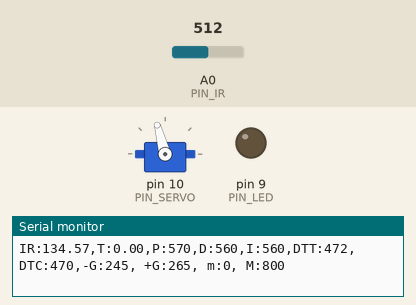
This sketch was run on a simulated Arduino Uno, built with avr-gcc and run on an emulated ATmega328P. On the bench: servo, output pins drawn as LEDs (lit = HIGH), the last lines printed to the serial monitor. Inputs (shaded band) come from the test bench; at power-on: A0 (PIN_IR) = 512.

Above: at 1.25 s.
1.3 s: A0 (PIN_IR) set to 716
At 2.4 s:
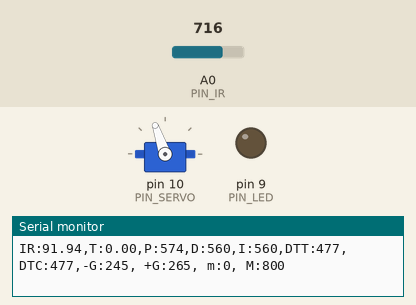
2.8 s: A0 (PIN_IR) set to 122
4.8 s: A0 (PIN_IR) set to 90
At 4.97 s:
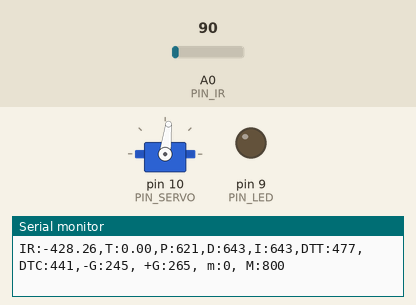
Timing chart, 0 to 7.8 s (numbered marks = the images above; inputs shaded):
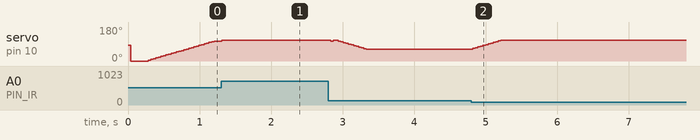

The sketch:

28P14.ino
```cpp
#include <Servo.h>

/////////////////////////////
// Configurable parameters //
/////////////////////////////

// Arduino pin assignment
#define PIN_LED 9
#define PIN_SERVO 10
#define PIN_IR A0

// Framework setting
#define _DIST_TARGET 255
#define _DIST_MIN 100
#define _DIST_MAX 410

// Distance sensor
#define _DIST_ALPHA 0.3

// Servo range
#define _DUTY_MIN 1050
#define _DUTY_NEU 1400
#define _DUTY_MAX 1670

// Servo speed control
#define _SERVO_ANGLE 30
#define _SERVO_SPEED 100

// Event periods
#define _INTERVAL_DIST 20
#define _INTERVAL_SERVO 20
#define _INTERVAL_SERIAL 100

// PID parameters
#define _KP 1.8
#define _KD 40
#define _KI 0.1
#define _ITERM_MAX 30.0;


//////////////////////
// global variables //
//////////////////////

float dist_min, dist_max, dist_raw, dist_cali;
// Servo instance
Servo myservo;

//filter
#define DELAY_MICROS  1500
#define LENGTH 30
#define Horizontal_Angle 2160
#define Max_Variable_Angle 100

//ema
float ema_dist = 0;
#define EMA_ALPHA 0.8

int correction_dist, iter;
float dist_list[LENGTH], sum, dist_ema, alpha;

// Distance sensor
float dist_target; // location to send the ball

// global variables
const float coE[] = {-0.0000059, 0.0029759, 0.7501393, 42.6618993};

// Event periods
unsigned long last_sampling_time_dist, last_sampling_time_servo, last_sampling_time_serial;
bool event_dist, event_servo, event_serial;

// Servo speed control
int duty_chg_per_interval;
int duty_target, duty_curr;

// PID variables
float error_curr, error_prev, control, pterm, dterm, iterm;

float filtered_dist;
float samples_num = 3;

void setup() {
  // initialize GPIO pins for LED and attach servo
  pinMode(PIN_LED,OUTPUT);
  myservo.attach(PIN_SERVO);
  correction_dist = 0;
  error_prev = 0;
  iter = 0; sum = 0;
  alpha = _DIST_ALPHA;

  // initialize global variables
  dist_min = _DIST_MIN;
  dist_max = _DIST_MAX;
  dist_target, duty_curr = _DIST_TARGET;
  last_sampling_time_dist = last_sampling_time_servo = last_sampling_time_serial = 0;
  event_dist = event_servo = event_serial = false;

  // move servo to neutral position
  myservo.writeMicroseconds(_DUTY_NEU);

  // initialize serial port
  Serial.begin(57600);

  // convert angle speed into duty change per interval.
  duty_chg_per_interval = (_DUTY_MAX - _DUTY_MIN) * ((float)_SERVO_SPEED / _SERVO_ANGLE) * ((float)_INTERVAL_SERVO / 1000);
}

void loop() {
/////////////////////
// Event generator //
/////////////////////
  unsigned long time_curr = millis();
  if(time_curr >= last_sampling_time_dist + _INTERVAL_DIST) {
        last_sampling_time_dist += _INTERVAL_DIST;
        event_dist = true;
  }
  if(time_curr >= last_sampling_time_servo + _INTERVAL_SERVO) {
        last_sampling_time_servo += _INTERVAL_SERVO;
        event_servo = true;
  }
  if(time_curr >= last_sampling_time_serial + _INTERVAL_SERIAL) {
        last_sampling_time_serial += _INTERVAL_SERIAL;
        event_serial = true;
  }

////////////////////
// Event handlers //
////////////////////

  if(event_dist) {
    event_dist = false;
  // get a distance reading from the distance sensor
    float x = filtered_ir_distance();
    dist_raw = coE[0] * pow(x, 3) + coE[1] * pow(x, 2) + coE[2] * x + coE[3];

  // PID control logic
    error_curr = _DIST_TARGET - dist_raw;
    pterm = _KP * error_curr;
    dterm = _KD * (error_curr - error_prev);
    iterm = _KI * error_curr;
    control = pterm + dterm + iterm;

  // duty_target = f(duty_neutral, control)
    duty_target = _DUTY_NEU + control;

  // keep duty_target value within the range of [_DUTY_MIN, _DUTY_MAX]
    if (duty_target > _DUTY_MAX) duty_target = _DUTY_MAX;
    else if (duty_target < _DUTY_MIN) duty_target = _DUTY_MIN;

    error_prev = error_curr;

    last_sampling_time_dist = millis();

  }

  if(event_servo) {
    event_servo = false;
    // adjust duty_curr toward duty_target by duty_chg_per_interval
    if (duty_target > duty_curr) {
      duty_curr += duty_chg_per_interval;
      if(duty_curr > duty_target) duty_curr = duty_target;
    }
    else {
      duty_curr -= duty_chg_per_interval;
      if(duty_curr < duty_target) duty_curr = duty_target;
    }
    // update servo position
    myservo.writeMicroseconds(duty_curr);
    event_servo = false;
    last_sampling_time_servo = millis();
  }

  if(event_serial) {
    event_serial = false;
    Serial.print("IR:");
    Serial.print(dist_raw);
    Serial.print(",T:");
    Serial.print(dist_target);
    Serial.print(",P:");
    Serial.print(map(pterm,-1000,1000,510,610));
    Serial.print(",D:");
    Serial.print(map(dterm,-1000,1000,510,610));
    Serial.print(",I:");
    Serial.print(map(dterm,-1000,1000,510,610));
    Serial.print(",DTT:");
    Serial.print(map(duty_target,1000,2000,410,510));
    Serial.print(",DTC:");
    Serial.print(map(duty_curr,1000,2000,410,510));
    Serial.println(",-G:245, +G:265, m:0, M:800");
    last_sampling_time_serial = millis();
  }
}

float ir_distance(void){ // return value unit: mm
  float val;
  float volt = float(analogRead(PIN_IR));
  val = ((6762.0/(volt-9.0))-4.0) * 10.0;
  return val;
}

float under_noise_filter(void){
  int currReading;
  int largestReading = 0;
  for (int i = 0; i < samples_num; i++) {
    currReading = ir_distance();
    if (currReading > largestReading) { largestReading = currReading; }
    // Delay a short time before taking another reading
    delayMicroseconds(DELAY_MICROS);
  }
  return largestReading;
}

float filtered_ir_distance(void){
  int currReading;
  int lowestReading = 1024;
  for (int i = 0; i < samples_num; i++) {
    currReading = under_noise_filter();
    if (currReading < lowestReading) { lowestReading = currReading; }
  }
  // eam 필터 추가
  ema_dist = EMA_ALPHA*lowestReading + (1-EMA_ALPHA)*ema_dist;
  return ema_dist;
}
```

Measured:
- after the input at 1.3 s, servo on pin 10 (PIN_SERVO): 105° → 109° at once
- after the input at 4.8 s, servo on pin 10 (PIN_SERVO): moves from 63° to 109° over 0.39 s, starting at once
